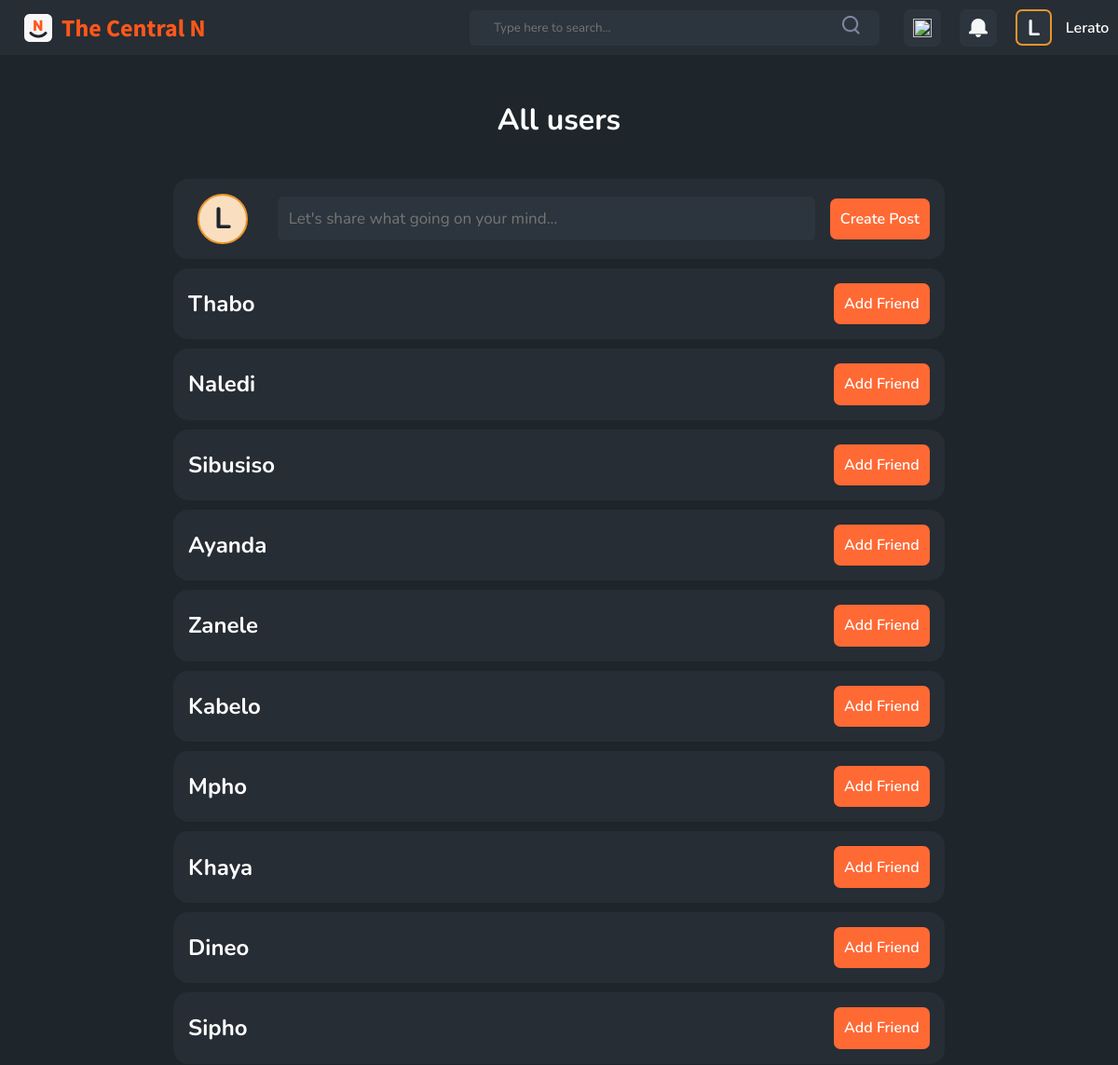
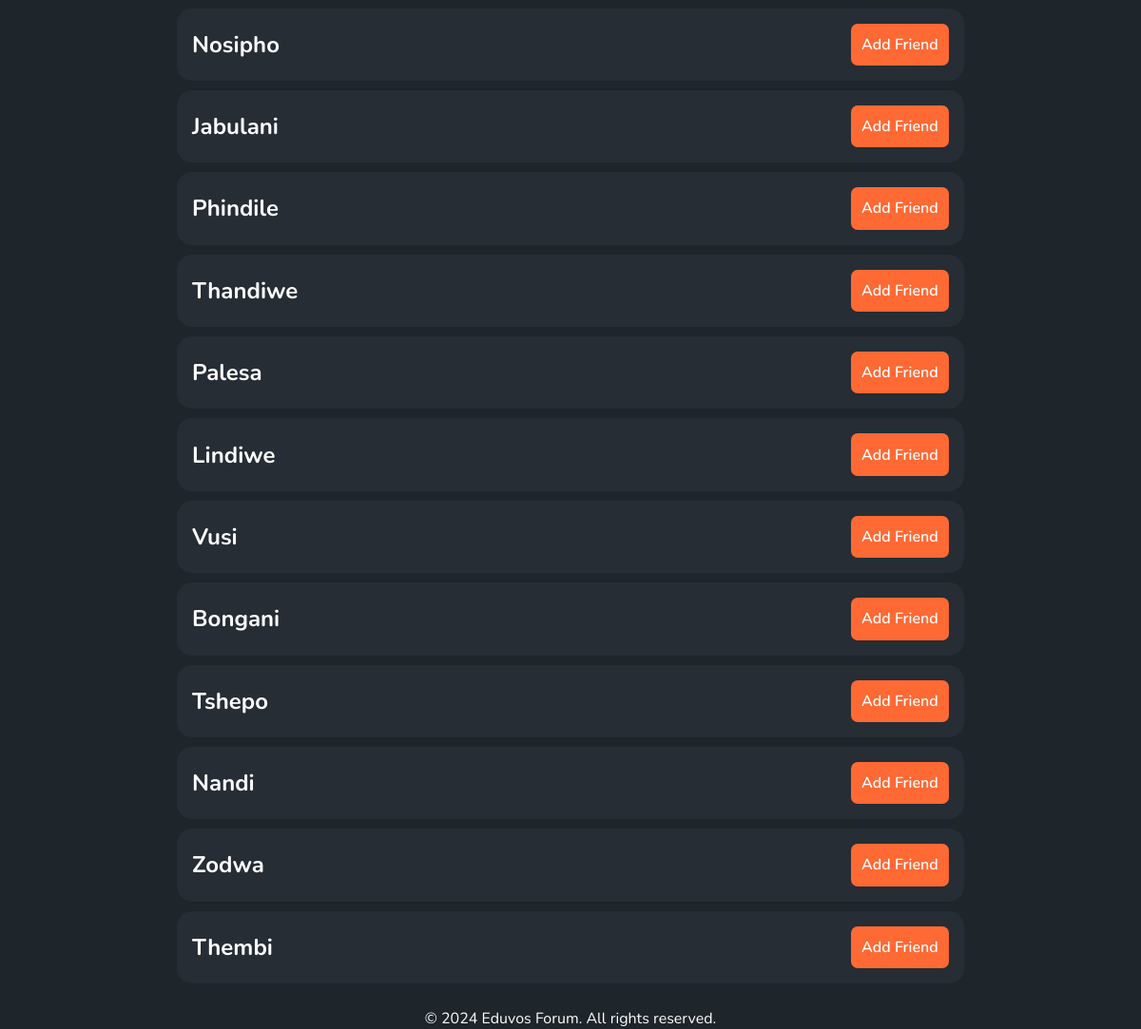
Screenshot of /users/index.php (signed in) with the database file from the repository (2 pictures, top to bottom).
### tables this page shows
CREATE TABLE Users (
    user_id INT AUTO_INCREMENT PRIMARY KEY,
    name VARCHAR(255) NOT NULL,
    surname VARCHAR(255) NOT NULL,
    gender VARCHAR(50) NOT NULL,
    dob DATE NOT NULL,
    email VARCHAR(255) NOT NULL UNIQUE,
    contact VARCHAR(20) NOT NULL,
    photo VARCHAR(255),
    password VARCHAR(255) NOT NULL,
    created_at TIMESTAMP DEFAULT CURRENT_TIMESTAMP
);

### assets/Utils/Utils.php (called while the page is built, shortened)
<?php
function getAllUsers() {
    try {
        $connection = DBUtils::getConnection();
        $sql = "SELECT * FROM Users";
        $stmt = $connection->prepare($sql);
        $stmt->execute();
        $users = $stmt->fetchAll(PDO::FETCH_ASSOC);
        return $users;
    } catch (PDOException $e) {
        echo 'Database Error: ' . $e->getMessage();
        return [];
    }
}
function checkFriendshipStatus($loggedInUserId, $userId) {
    $connection = DBUtils::getConnection();
    $sql = "SELECT status FROM Friends WHERE (user_id = :loggedInUserId AND friend_id = :userId) OR (user_id = :userId AND friend_id = :loggedInUserId)";
    $stmt = $connection->prepare($sql);
    $stmt->bindParam(':loggedInUserId', $loggedInUserId, PDO::PARAM_INT);
    $stmt->bindParam(':userId', $userId, PDO::PARAM_INT);
    $stmt->execute();
    return $stmt->fetch(PDO::FETCH_ASSOC);
}

### users/index.php (the view, shortened to what this page needs)
<?php
require_once '../assets/Utils/UserUtils.php';
require_once '../assets/Utils/Utils.php';
$loggedInUserId = $_SESSION['userId'];
$users = getAllUsers();
?>
<!DOCTYPE html>
<html lang="en">
<head>
  <link rel="stylesheet" href="/style.css">
  <link rel="stylesheet" href="/assets/fonts/vodafone/stylesheet.css">
  <link rel="stylesheet" href="/assets/fonts/source-sans-pro/stylesheet.css">
</head>
<body>
<header>
  <nav>
    <div class="logo">
      <img src="/assets/images/Logo.png" alt="">
    </div>
    <main>
      <div class="search">
        <form action="/posts" method="GET">
          <input type="text" name="searchterm" placeholder="Type here to search..." spellcheck="false" required>
          <button class="icon">
            <img src="/assets/icons/Search Icon.png" alt="Search">
          </button>
        </form>
      </div>
      <div class="right-info">
        <div class="message-icon icon">
          <img src="/assets/icons/message icon.png" alt="">
        </div>
        <div class="notification-icon icon">
          <img src="/assets/icons/notification none.png" alt="">
        </div>
        <div class="profile">
          <?php
            if (isset($_SESSION['userId'])) {
              echo UserUtils::createUserIcon($_SESSION['userId']);
              echo '<span>' . UserUtils::getUsernameFromId($_SESSION['userId']) . '</span>';
            } else {
              echo '<a href="Login" class="btn">Sign Up</a>';
            }
          ?>
        </div>
      </div>
    </main>
  </nav>
</header>
<main class="main-content" style="justify-content: center; align-items: center; flex-direction: column;">
  <h1 style="margin-block: 2rem;">All users</h1>
  <div class="main-container" style="align-items: center;">
    <div class="create-post container">
      <?php
        if (isset($_SESSION['name'])) {
          $name = $_SESSION['name'];
          echo '<div class="user-icon icon"><h1 style="color: #1E252B">' . strtoupper($name[0]) . '</h1></div>';
        } else {
          echo '<a href="Login" class="btn">Sign Up</a>';
        }
      ?>
      <form id="create">
        <input type="text" name="title" placeholder="Let's share what going on your mind...">
        <button>Create Post</button>
      </form>
    </div>
    <?php
      if (!empty($users)) {
          foreach ($users as $user) {
              if ($user['user_id'] != $loggedInUserId) {
                  $friendship = checkFriendshipStatus($loggedInUserId, $user['user_id']);
                  ?>
                  <div class="user">
                      <h2><?php echo UserUtils::getUsernameFromId($user['user_id']); ?></h2>
                      <form action="/friendActions.php" method="POST">
                          <?php if (!$friendship) { ?>
                              <button type="submit" name="action" value="add" class="btn">Add Friend</button>
                          <?php } elseif ($friendship['status'] == 'accepted') { ?>
                              <button type="submit" name="action" value="remove" class="btn">Remove Friend</button>
                          <?php } elseif ($friendship['status'] == 'pending') { ?>
                              <button type="submit" name="action" value="cancel" class="btn">Cancel Request</button>
                          <?php } ?>
                      </form>
                  </div>
                  <?php
              }
          }
      } else {
          echo '<p>No users found.</p>';
      }
      ?>
    </div>
</main>
<footer style="display: flex; justify-content: center;">
  <p>&copy; 2024 Eduvos Forum. All rights reserved.</p>
</footer>
</body>
</html>

### assets/Utils/UserUtils.php
<?php
class UserUtils {
    public static function getUsernameFromId($userId) {
        try {
            $connection = DBUtils::getConnection();
            $stmt = $connection->prepare("SELECT name FROM Users WHERE user_id = ?");
            $stmt->execute([$userId]);
            $user = $stmt->fetch();
            return $user['name'] ?? 'User';
        } catch (PDOException $e) {
            return 'Error retrieving username';
        }
    }
    public static function createUserIcon($userId) {
        try {
            $connection = DBUtils::getConnection();
            $stmt = $connection->prepare("SELECT name FROM Users WHERE user_id = ?");
            $stmt->execute([$userId]);
            $user = $stmt->fetch();
            $initial = strtoupper($user['name'][0]);
            return "<a href='/Profile' class='user-icon icon'><h1>{$initial}</h1></a>";
        } catch (PDOException $e) {
            return "<div class='user-icon icon'><h1>?</h1></div>";
        }
    }
}

### style.css (style rules this page uses)
body { background: #1E252B; }
* { color: white; font-family: 'SourceSansPro'; padding: 0; margin: 0; font-family: "Nunito", sans-serif; font-optical-sizing: auto; font-style: normal; }
header { background-color: #262D34; padding: .6rem; }
header nav { display: flex; align-items: center; justify-content: space-between; }
header nav main { display: flex; align-items: center; }
header .right-info { display: flex; align-items: center; }
.logo { font-size: 26px; font-weight: 700; margin-inline: 1rem; height: 38px; }
.search,.search form,.add-comment,.replyto-comment,.form-group input,.form-group textarea { padding: 0; border-radius: 6px; background: #2C353D; color: white; border: none; display: flex; align-items: center; margin-inline: 1rem; width: 440px; justify-content: space-between; }
.search input,.comment-input,.form-group input { background: none; outline: none; border: none; padding: 10px; }
.search button { background: none; outline: none; border: none; padding-right: 5px; }
header .icon img { width: 20px; height: 20px; }
header .right-info .icon { width: 40px; height: 40px; background-color: #2C353D; border-radius: 7px; margin-inline: 10px; display: flex; align-items: center; justify-content: center; }
.right-info .profile { display: flex; align-items: center; font-weight: 600; font-size: 16px; }
.right-info .profile .icon { border: 2px solid #EA942C; width: 35px; height: 35px; }
.main-content { display: flex; justify-content: space-between; padding: 1rem; }
.main-container { padding: 0 1rem; }
main .container { background: #262D34; padding: 1rem; border-radius: 1rem; margin-block: 10px; }
.container .icon { width: 40px; height: 40px; border-radius: 20%; display: flex; align-items: center; justify-content: center; background-color: #2C353D; margin-right: 10px; }
.create-post { display: flex; align-items: center; }
.create-post .user-icon { background: #F9DFC0; display: flex; align-items: center; justify-content: center; border-radius: 50%; padding: .3rem; margin-right: 1rem; }
.create-post input { border-radius: 6px; background: #2C353D; color: white; border: none; margin-inline: 1rem; width: 553px; outline: none; border: none; padding: 12px; font-size: 17px; }
.create-post form { display: flex; align-items: center; }
.create-post button { background: #FF6934; color: white; font-size: 16px; outline: none; border: none; border-radius: 7px; width: max-content; padding: .7rem; font-weight: 600; }
.btn { background: #FF6934; color: white; font-size: 16px; outline: none; border: none; border-radius: 7px; width: max-content; padding: .7rem; font-weight: 600; }
.profile { display: flex; gap: .3rem; }
body { position: relative; }
a { text-decoration: none; }

### users/index.php (style rules this page uses)
.user-icon { border: 2px solid #EA942C; width: 40px; height: 40px; background-color: #2C353D; border-radius: 7px; margin-inline: 10px; display: flex; align-items: center; justify-content: center; }
.user { background: #262D34; padding: 1rem; border-radius: 1rem; margin-block: 10px; display: flex; align-items: center; justify-content: space-between; }

### rows the page displays
users: name "L", name "Lerato"
users: UserUtils::getUsernameFromId($user['user_id']) "Thabo"
users: UserUtils::getUsernameFromId($user['user_id']) "Naledi"
users: UserUtils::getUsernameFromId($user['user_id']) "Sibusiso"
users: UserUtils::getUsernameFromId($user['user_id']) "Ayanda"
users: UserUtils::getUsernameFromId($user['user_id']) "Zanele"
users: UserUtils::getUsernameFromId($user['user_id']) "Kabelo"
users: UserUtils::getUsernameFromId($user['user_id']) "Mpho"
users: UserUtils::getUsernameFromId($user['user_id']) "Khaya"
users: UserUtils::getUsernameFromId($user['user_id']) "Dineo"
users: UserUtils::getUsernameFromId($user['user_id']) "Sipho"
users: UserUtils::getUsernameFromId($user['user_id']) "Nosipho"
users: UserUtils::getUsernameFromId($user['user_id']) "Jabulani"
users: UserUtils::getUsernameFromId($user['user_id']) "Phindile"
users: UserUtils::getUsernameFromId($user['user_id']) "Thandiwe"
users: UserUtils::getUsernameFromId($user['user_id']) "Palesa"
users: UserUtils::getUsernameFromId($user['user_id']) "Lindiwe"
users: UserUtils::getUsernameFromId($user['user_id']) "Vusi"
users: UserUtils::getUsernameFromId($user['user_id']) "Bongani"
users: UserUtils::getUsernameFromId($user['user_id']) "Tshepo"
users: UserUtils::getUsernameFromId($user['user_id']) "Nandi"
users: UserUtils::getUsernameFromId($user['user_id']) "Zodwa"
users: UserUtils::getUsernameFromId($user['user_id']) "Thembi"

### other values shown
$name[0] "L"
